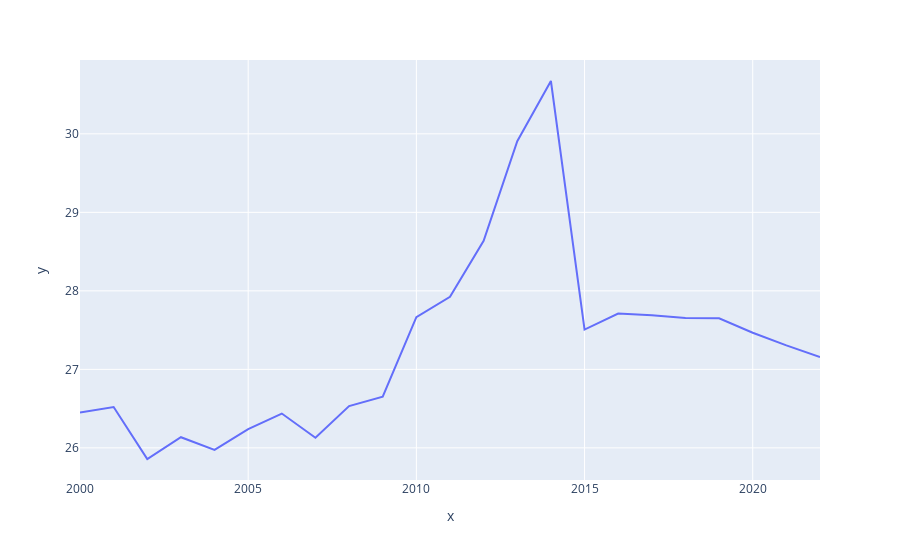

Notebook code cell kept with this figure:
### Code cell
fig4 = px.line(x = dat.groupby('YEAR').describe()['COMB (mpg)']['mean'].index, y = dat.groupby('YEAR').describe()['COMB (mpg)']['mean'])
fig4.show()

### Figure 1 — Plotly figure (JSON) as saved in the notebook; plotly's stock layout.template omitted (floating-point values rounded to 4 significant figures)
{"data": [{"hovertemplate": "x=%{x}<br>y=%{y}<extra></extra>", "legendgroup": "", "line": {"color": "#636efa", "dash": "solid"}, "marker": {"symbol": "circle"}, "mode": "lines", "name": "", "orientation": "v", "showlegend": false, "type": "scatter", "x": [2000, 2001, 2002, 2003, 2004, 2005, 2006, 2007, 2008, 2009, 2010, 2011, 2012, 2013, 2014, 2015, 2016, 2017, 2018, 2019, 2020, 2021, 2022], "xaxis": "x", "y": [26.45, 26.52, 25.86, 26.14, 25.97, 26.24, 26.44, 26.13, 26.53, 26.65, 27.66, 27.92, 28.64, 29.91, 30.67, 27.51, 27.71, 27.69, 27.65, 27.65, 27.47, 27.3, 27.16], "yaxis": "y"}], "layout": {"legend": {"tracegroupgap": 0}, "margin": {"t": 60}, "xaxis": {"anchor": "y", "domain": [0, 1], "title": {"text": "x"}}, "yaxis": {"anchor": "x", "domain": [0, 1], "title": {"text": "y"}}}}
